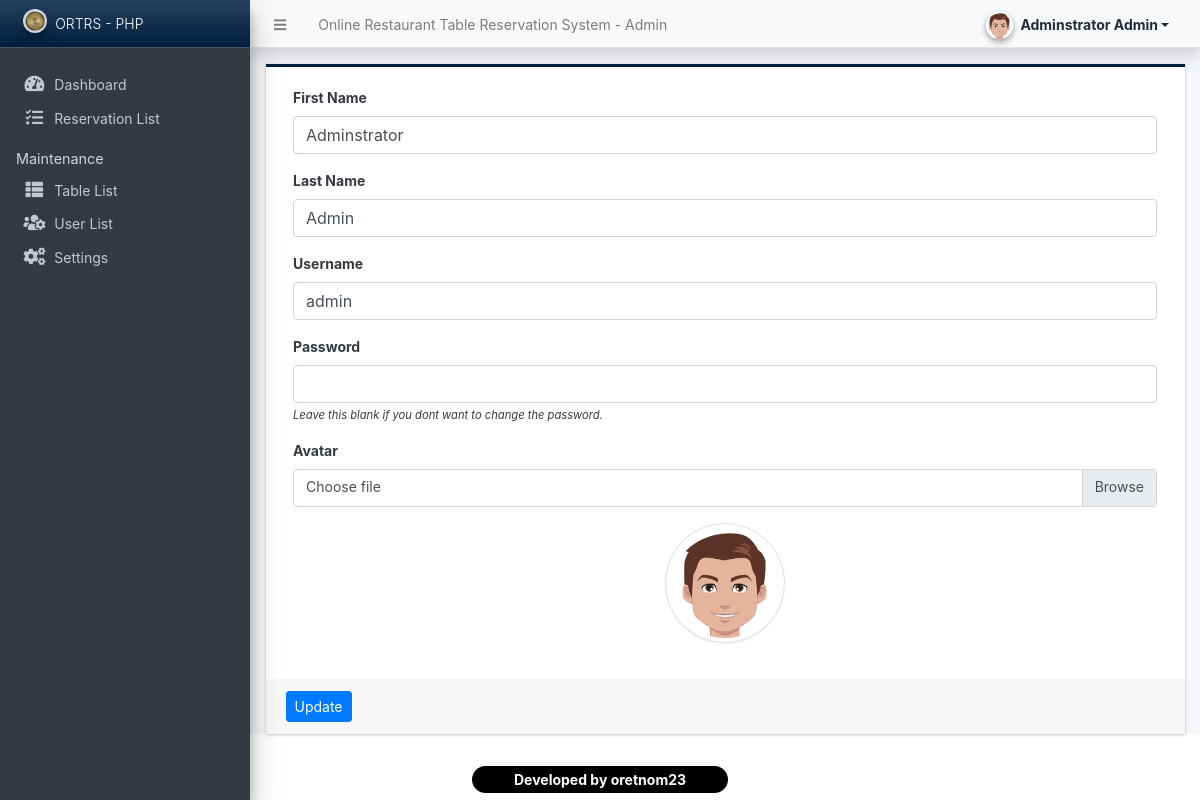
The app's page /admin/?page=user (signed in) with its own data.
### tables this page shows
CREATE TABLE `users` (
  `id` int(50) NOT NULL,
  `firstname` varchar(250) NOT NULL,
  `lastname` varchar(250) NOT NULL,
  `username` text NOT NULL,
  `password` text NOT NULL,
  `avatar` text DEFAULT NULL,
  `last_login` datetime DEFAULT NULL,
  `type` tinyint(1) NOT NULL DEFAULT 0,
  `date_added` datetime NOT NULL DEFAULT current_timestamp(),
  `date_updated` datetime DEFAULT current_timestamp() ON UPDATE current_timestamp()
);

### classes/DBConnection.php (called while the page is built, shortened)
<?php
class DBConnection{
    private $host = DB_SERVER;
    private $username = DB_USERNAME;
    private $password = DB_PASSWORD;
    private $database = DB_NAME;
    public $conn;
    public function __construct(){
        if (!isset($this->conn)) {
            $this->conn = new mysqli($this->host, $this->username, $this->password, $this->database);
        }
    }
}
?>

### classes/SystemSettings.php (called while the page is built, shortened)
<?php
class SystemSettings extends DBConnection{
	function userdata($field = ''){
		if(!empty($field)){
			if(isset($_SESSION['userdata'][$field]))
				return $_SESSION['userdata'][$field];
			else
				return null;
		}else{
			return false;
		}
	}
}
$_settings = new SystemSettings();
?>

### config.php (called while the page is built, shortened)
<?php
require_once('classes/DBConnection.php');
require_once('classes/SystemSettings.php');
function validate_image($file){
	if(!empty($file)){
        $ex = explode("?",$file);
        $file = $ex[0];
        $ts = isset($ex[1]) ? "?".$ex[1] : '';
		if(is_file(base_app.$file)){
			return base_url.$file.$ts;
		}else{
			return base_url.'dist/img/no-image-available.png';
		}
	}else{
		return base_url.'dist/img/no-image-available.png';
	}
}
?>

### admin/user/index.php (the view, shortened to what this page needs)
<?php
$user = $conn->query("SELECT * FROM users where id ='".$_settings->userdata('id')."'");
foreach($user->fetch_array() as $k =>$v){
	$meta[$k] = $v;
}
?>
<div class="card card-outline rounded-0 card-navy">
	<div class="card-body">
		<div class="container-fluid">
			<form action="" id="manage-user">
				<div class="form-group">
					<label for="name">First Name</label>
					<input type="text" name="firstname" id="firstname" class="form-control" value="<?php echo isset($meta['firstname']) ? $meta['firstname']: '' ?>" required>
				</div>
				<div class="form-group">
					<label for="name">Last Name</label>
					<input type="text" name="lastname" id="lastname" class="form-control" value="<?php echo isset($meta['lastname']) ? $meta['lastname']: '' ?>" required>
				</div>
				<div class="form-group">
					<label for="username">Username</label>
					<input type="text" name="username" id="username" class="form-control" value="<?php echo isset($meta['username']) ? $meta['username']: '' ?>" required  autocomplete="off">
				</div>
				<div class="form-group">
					<label for="password">Password</label>
					<input type="password" name="password" id="password" class="form-control" value="" autocomplete="off">
					<small><i>Leave this blank if you dont want to change the password.</i></small>
				</div>
				<div class="form-group">
					<label for="" class="control-label">Avatar</label>
					<div class="custom-file">
		              <label class="custom-file-label" for="customFile">Choose file</label>
		            </div>
				</div>
				<div class="form-group d-flex justify-content-center">
					<img src="<?php echo validate_image(isset($meta['avatar']) ? $meta['avatar'] :'') ?>" alt="" id="cimg" class="img-fluid img-thumbnail">
				</div>
			</form>
		</div>
	</div>
	<div class="card-footer">
			<div class="col-md-12">
				<div class="row">
					<button class="btn btn-sm btn-primary" form="manage-user">Update</button>
				</div>
			</div>
		</div>
</div>

### admin/user/index.php (style rules this page uses)
img#cimg { height: 15vh; width: 15vh; object-fit: cover; border-radius: 100% 100%; }

### records on screen
users: firstname "Adminstrator", lastname "Admin", username "admin", avatar (picture)

### other values on screen
$_settings->info('name') "Online Restaurant Table Reservation System"
$_settings->userdata('firstname').' '.$_settings->userdata('lastname') "Adminstrator Admin"
$_settings->info('short_name') "ORTRS - PHP"
